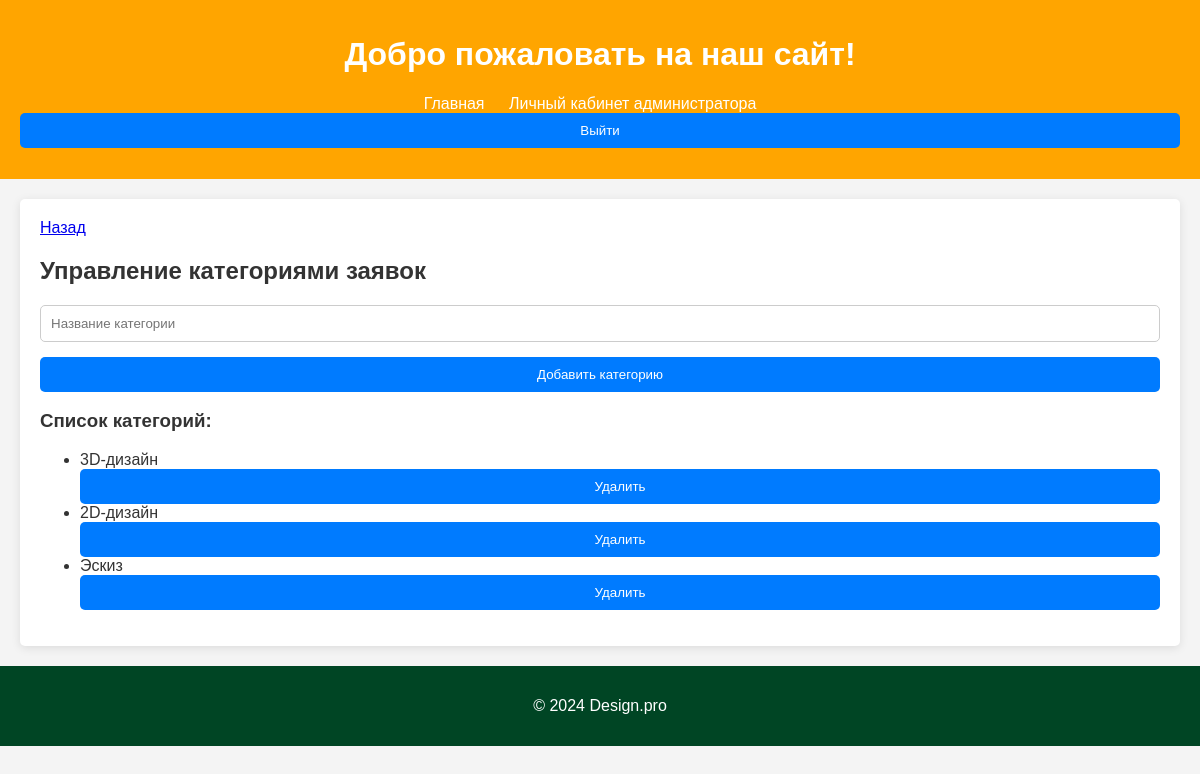
/designapp/admin_categories/ (signed in), run on the app's committed database.
### designapp/models.py (models this page shows, shortened)
class Category(models.Model):
    name = models.CharField(max_length=100)

### designapp/views.py (the view)
# urls.py: path('admin_categories/', views.CategoryListView.as_view(), name='admin-category-list'),
class CategoryListView(LoginRequiredMixin, UserPassesTestMixin, View):
    template_name = 'designapp/manage_categories.html'
    def get(self, request):
        categories = Category.objects.all()
        return render(request, self.template_name, {'categories': categories})
    def test_func(self):
        return self.request.user.is_superuser

### designapp/templates/designapp/manage_categories.html (shortened to what this page needs)
{% extends 'base.html' %}
{% block content %}
<a href="{% url 'designapp:admin-profile' %}">Назад</a>
<h2>Управление категориями заявок</h2>
<form method="post" action="{% url 'designapp:admin-category-add' %}">
    <input type="text" name="name" placeholder="Название категории" required>
    <button type="submit">Добавить категорию</button>
</form>
<h3>Список категорий:</h3>
<ul>
    {% for category in categories %}
        <li>
            {{ category.name }}
            <form method="post" action="{% url 'designapp:admin-category-delete' category.id %}">
                <button type="submit">Удалить</button>
            </form>
        </li>
    {% empty %}
        <li>Категорий нет.</li>
    {% endfor %}
</ul>
{% endblock %}

### designapp/static/css/style.css (style rules this page uses)
body { font-family: Arial, sans-serif; margin: 0; padding: 0; background-color: #f4f4f4; color: #333; }
form { display: flex; flex-direction: column; }
input[type="text"], input[type="email"], input[type="password"] { padding: 10px; margin-bottom: 15px; border: 1px solid #ccc; border-radius: 5px; transition: border-color 0.3s ease; }
button { padding: 10px; background-color: #007BFF; color: white; border: none; border-radius: 5px; cursor: pointer; transition: background-color 0.3s ease; }

### data on the page
Category: name "3D-дизайн"
Category: name "2D-дизайн"
Category: name "Эскиз"
